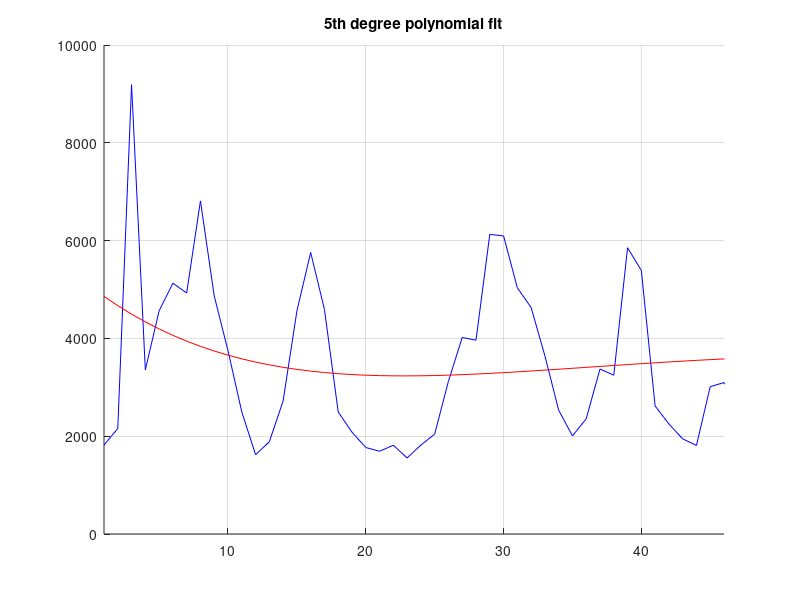

MATLAB code for this plot:
function graph()
X=importdata('temp.txt',' ');
X=X';
for i=1:size(X,2)
    Y(i)=i;
end
% Labels={'01Jan','17Jan','02Feb','18Feb','05Mar','21Mar','06Apr','22Apr','08May','24May','09Jun','25Jun','11Jul','27Jul','12Aug','28Aug','13Sep','29Sep','15Oct','31Oct','16Nov','02Dec','18Dec','01Jan','17Jan','02Feb','18Feb','05Mar','21Mar','06Apr','22Apr','08May','24May','09Jun','25Jun','11Jul','27Jul','12Aug','28Aug','13Sep','29Sep','15Oct','31Oct','16Nov','02Dec','18Dec'};               
size(X,1)

for i=1:1:size(X,1)-24
    P=polyfit(Y,X(i,:),5);
    F=polyval(P,Y);
    figure;
    hold on;
    title('5th degree polynomial fit');
%   subplot(2,1,1);
    plot(Y,X(i,:),'b');
%     set(gca, 'XTick', 1:46, 'XTickLabel', Labels);
    grid on;
    axis([1 46 0 8000]);
%     subplot(2,1,2);
    plot(Y,F,'r');
%     set(gca, 'XTick', 1:46, 'XTickLabel', Labels);
    grid on;
    axis([1 46 0 10000]);
    hold off;
end
    
end
